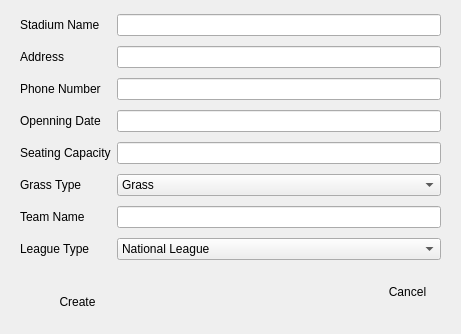
<?xml version="1.0" encoding="UTF-8"?>
<ui version="4.0">
 <class>CreateStadiumWindow</class>
 <widget class="QWidget" name="CreateStadiumWindow">
  <property name="geometry">
   <rect>
    <x>0</x>
    <y>0</y>
    <width>461</width>
    <height>334</height>
   </rect>
  </property>
  <property name="windowTitle">
   <string>Form</string>
  </property>
  <widget class="QPushButton" name="cancelButton">
   <property name="geometry">
    <rect>
     <x>370</x>
     <y>280</y>
     <width>75</width>
     <height>23</height>
    </rect>
   </property>
   <property name="text">
    <string>Cancel</string>
   </property>
   <property name="flat">
    <bool>true</bool>
   </property>
  </widget>
  <widget class="QWidget" name="layoutWidget">
   <property name="geometry">
    <rect>
     <x>20</x>
     <y>10</y>
     <width>421</width>
     <height>261</height>
    </rect>
   </property>
   <layout class="QGridLayout" name="gridLayout">
    <item row="6" column="1">
     <widget class="QLineEdit" name="teamNameEditBox"/>
    </item>
    <item row="0" column="1">
     <widget class="QLineEdit" name="stadiumNameEditBox"/>
    </item>
    <item row="5" column="0">
     <widget class="QLabel" name="label_6">
      <property name="text">
       <string>Grass Type</string>
      </property>
     </widget>
    </item>
    <item row="0" column="0">
     <widget class="QLabel" name="label">
      <property name="text">
       <string>Stadium Name</string>
      </property>
     </widget>
    </item>
    <item row="1" column="1">
     <widget class="QLineEdit" name="addressEditBox"/>
    </item>
    <item row="2" column="0">
     <widget class="QLabel" name="label_3">
      <property name="text">
       <string>Phone Number</string>
      </property>
     </widget>
    </item>
    <item row="2" column="1">
     <widget class="QLineEdit" name="phoneNumberEditBox"/>
    </item>
    <item row="1" column="0">
     <widget class="QLabel" name="label_2">
      <property name="text">
       <string>Address</string>
      </property>
     </widget>
    </item>
    <item row="6" column="0">
     <widget class="QLabel" name="label_4">
      <property name="text">
       <string>Team Name</string>
      </property>
     </widget>
    </item>
    <item row="7" column="1">
     <widget class="QComboBox" name="leagueTypeComboBox">
      <item>
       <property name="text">
        <string>National League</string>
       </property>
      </item>
      <item>
       <property name="text">
        <string>American League</string>
       </property>
      </item>
     </widget>
    </item>
    <item row="4" column="0">
     <widget class="QLabel" name="label_5">
      <property name="text">
       <string>Seating Capacity</string>
      </property>
     </widget>
    </item>
    <item row="7" column="0">
     <widget class="QLabel" name="label_7">
      <property name="text">
       <string>League Type</string>
      </property>
     </widget>
    </item>
    <item row="3" column="0">
     <widget class="QLabel" name="label_8">
      <property name="text">
       <string>Openning Date</string>
      </property>
     </widget>
    </item>
    <item row="5" column="1">
     <widget class="QComboBox" name="grassTypeComboBox">
      <item>
       <property name="text">
        <string>Grass</string>
       </property>
      </item>
      <item>
       <property name="text">
        <string>Astro Turf</string>
       </property>
      </item>
     </widget>
    </item>
    <item row="3" column="1">
     <widget class="QLineEdit" name="openningDateEditBox"/>
    </item>
    <item row="4" column="1">
     <widget class="QLineEdit" name="seatingCapacityEditBox"/>
    </item>
   </layout>
  </widget>
  <widget class="QPushButton" name="saveButton">
   <property name="geometry">
    <rect>
     <x>40</x>
     <y>290</y>
     <width>75</width>
     <height>23</height>
    </rect>
   </property>
   <property name="text">
    <string>Create</string>
   </property>
   <property name="flat">
    <bool>true</bool>
   </property>
  </widget>
 </widget>
 <resources/>
 <connections/>
</ui>
